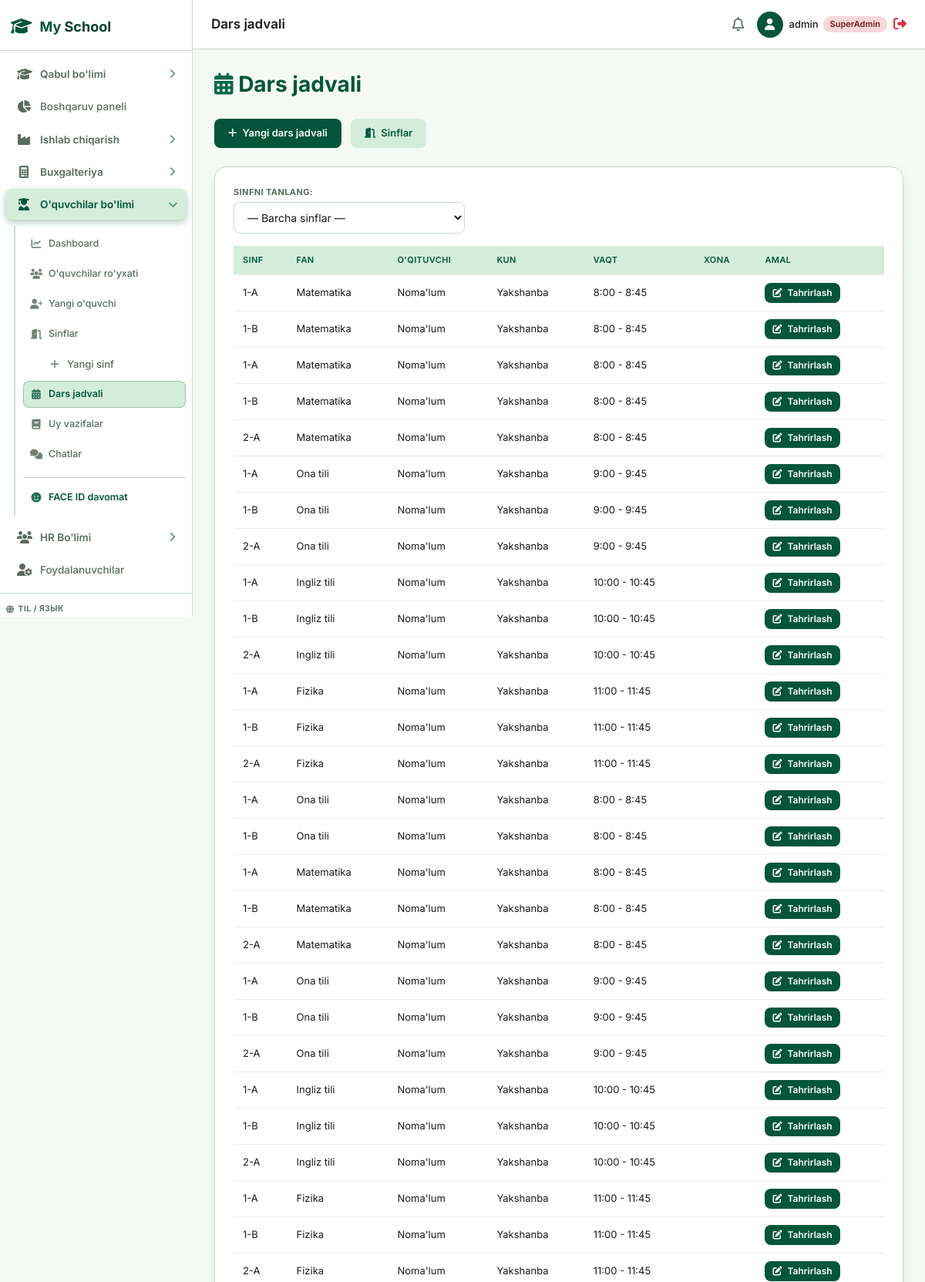
Page /students/schedule/ (signed in, upper part) on the committed database.
### students/models.py (models this page shows, shortened)
class Schedule(models.Model):
    DAYS = [
        (1, 'Dushanba'), (2, 'Seshanba'), (3, 'Chorshanba'),
        (4, 'Payshanba'), (5, 'Juma'), (6, 'Shanba'),
    ]
    classroom = models.ForeignKey(Classroom, on_delete=models.CASCADE, related_name='schedules')
    subject = models.ForeignKey(Subject, on_delete=models.CASCADE)
    teacher = models.ForeignKey(User, null=True, blank=True, on_delete=models.SET_NULL, related_name='teaching_schedules')
    day_of_week = models.IntegerField(choices=DAYS)
    start_time = models.TimeField()
    end_time = models.TimeField()
    class Meta:
        ordering = ['day_of_week', 'start_time']

class Classroom(models.Model):
    name = models.CharField(max_length=100)  # e.g. "5-A"
    grade = models.ForeignKey(Grade, on_delete=models.PROTECT, related_name='classrooms')
    academic_year = models.ForeignKey(AcademicYear, on_delete=models.PROTECT, related_name='classrooms')
    homeroom_teacher = models.ForeignKey(User, null=True, blank=True, on_delete=models.SET_NULL, related_name='homeroom_classes')
    capacity = models.IntegerField(default=30)
    class Meta:
        ordering = ['grade__sort_order', 'name']
        unique_together = ['name', 'academic_year']

class Subject(models.Model):
    name = models.CharField(max_length=100, unique=True)
    code = models.CharField(max_length=20, blank=True)

### students/views.py (the view)
# urls.py: path('schedule/', views.schedule_list, name='students_schedule'),
@login_required
@students_required
def schedule_list(request):
    classroom_filter = request.GET.get('classroom')
    schedules = Schedule.objects.select_related('classroom', 'subject', 'teacher').all()
    if classroom_filter:
        schedules = schedules.filter(classroom_id=classroom_filter)
    classrooms = Classroom.objects.all()
    context = {
        'schedules': schedules,
        'classrooms': classrooms,
        'page_title': 'Dars jadvali',
    }
    return render(request, 'students/schedule_list.html', context)

### students/views.py (called while the page is built)
def _is_students_staff(user):
    if user.is_superuser:
        return True
    return user.groups.filter(name__in=['students_agent', 'students_manager', 'enrollment_agent', 'enrollment_manager']).exists()

### templates/students/schedule_list.html (shortened to what this page needs)
{% extends 'base.html' %}
{% block breadcrumb %}Dars jadvali{% endblock %}
{% block content %}
<h1 style="font-size:28px;margin-bottom:24px;color:#03553B;"><i class="fa-solid fa-calendar-days" style="color:#04684A;"></i> Dars jadvali</h1>
<div style="margin-bottom:24px;display:flex;gap:12px;flex-wrap:wrap;">
  <a href="{% url 'students_schedule_create' %}" class="btn btn-primary" style="background:#03553B;"><i class="fa-solid fa-plus"></i> Yangi dars jadvali</a>
  <a href="{% url 'students_classroom_list' %}" class="btn" style="background:#D4EDDA;color:#03553B;"><i class="fa-solid fa-door-open"></i> Sinflar</a>
</div>
<div class="card" style="background:#fff;border:1px solid #C8DCC8;border-radius:16px;padding:24px;box-shadow:0 4px 12px rgba(3,85,59,0.10);">
  <div class="form-group" style="margin-bottom:16px;">
    <label>Sinfni tanlang:</label>
    <select id="classroomFilter" onchange="filterSchedule()" class="form-control" style="max-width:300px;">
      <option value="">— Barcha sinflar —</option>
    </select>
  </div>
  {% if schedules %}
  <div style="overflow-x:auto;">
    <table class="data-table">
      <thead>
        <tr>
          <th>Sinf</th>
          <th>Fan</th>
          <th>O'qituvchi</th>
          <th>Kun</th>
          <th>Vaqt</th>
          <th>Xona</th>
          <th>Amal</th>
        </tr>
      </thead>
      <tbody>
        {% for schedule in schedules %}
        <tr>
          <td>{{ schedule.classroom.name }}</td>
          <td>{{ schedule.subject.name }}</td>
          <td>{% if schedule.teacher %}{{ schedule.teacher.get_full_name|default:schedule.teacher.username }}{% else %}Noma'lum{% endif %}</td>
          <td>
            {% if schedule.day_of_week == '1' %}Dushanba
            {% elif schedule.day_of_week == '2' %}Seshanba
            {% elif schedule.day_of_week == '3' %}Chorshanba
            {% elif schedule.day_of_week == '4' %}Payshanba
            {% elif schedule.day_of_week == '5' %}Juma
            {% elif schedule.day_of_week == '6' %}Shanbat
            {% else %}Yakshanba{% endif %}
          </td>
          <td>{{ schedule.start_time }} - {{ schedule.end_time }}</td>
          <td>{{ schedule.classroom.room_number }}</td>
          <td>
            <a href="#" class="btn btn-primary" style="font-size:12px;padding:4px 10px;"><i class="fa-solid fa-edit"></i> Tahrirlash</a>
          </td>
        </tr>
        {% endfor %}
      </tbody>
    </table>
  </div>
  {% endif %}
</div>
{% endblock %}

### templates/base.html (shortened to what this page needs)
{% load static %}
<!DOCTYPE html>
<html lang="uz">
<head>
    <link rel="stylesheet" href="https://cdnjs.cloudflare.com/ajax/libs/font-awesome/6.4.0/css/all.min.css">
    <link rel="stylesheet" href="{% static 'css/style.css' %}?v=5">
</head>
<body>
    <div class="app-container">
        <aside class="sidebar" id="appSidebar">
            <div class="sidebar-header">
                <div class="logo-icon"><i class="fa-solid fa-graduation-cap"></i></div>
                <h2>My <span class="highlight">School</span></h2>
            </div>
            <ul class="nav-links">
                {% if is_superadmin or is_enrollment or is_callcentre %}
                <li class="nav-group">
                    <div class="nav-group__head {% if '/enrollment/' in request.path %}active{% endif %}" onclick="toggleSubMenu(this)">
                        <span style="display:flex;align-items:center;gap:12px;">
                            <i class="fa-solid fa-graduation-cap icon-left"></i>
                            <span>Qabul bo'limi</span>
                        </span>
                        <i class="fa-solid fa-chevron-right arrow"></i>
                    </div>
                </li>
                {% endif %}
                {% if is_superadmin %}
                <li>
                    <a href="/" class="{% if request.path == '/' %}active{% endif %}">
                        <i class="fa-solid fa-chart-pie"></i>
                        <span>Boshqaruv paneli</span>
                    </a>
                </li>
                <li class="nav-group">
                    <div class="nav-group__head {% if '/production/' in request.path %}active{% endif %}" onclick="toggleSubMenu(this)">
                        <span style="display:flex;align-items:center;gap:12px;">
                            <i class="fa-solid fa-industry icon-left"></i>
                            <span>Ishlab chiqarish</span>
                        </span>
                        <i class="fa-solid fa-chevron-right arrow"></i>
                    </div>
                </li>
                <li class="nav-group">
                    <div class="nav-group__head {% if '/accounting/' in request.path %}active{% endif %}" onclick="toggleSubMenu(this)">
                        <span style="display:flex;align-items:center;gap:12px;">
                            <i class="fa-solid fa-calculator icon-left"></i>
                            <span>Buxgalteriya</span>
                        </span>
                        <i class="fa-solid fa-chevron-right arrow"></i>
                    </div>
                </li>
                <li class="nav-group">
                    <div class="nav-group__head {% if '/students/' in request.path %}active{% endif %}" onclick="toggleSubMenu(this)">
                        <span style="display:flex;align-items:center;gap:12px;">
                            <i class="fa-solid fa-user-graduate icon-left"></i>
                            <span>O'quvchilar bo'limi</span>
                        </span>
                        <i class="fa-solid fa-chevron-right arrow"></i>
                    </div>
                    <ul class="nav-sub {% if '/students/' in request.path %}open{% endif %}">
                        <li><a href="/students/" class="{% if request.path == '/students/' %}active{% endif %}"><i class="fa-solid fa-chart-line"></i><span>Dashboard</span></a></li>
                        <li><a href="/students/list/" class="{% if '/students/list' in request.path %}active{% endif %}"><i class="fa-solid fa-users"></i><span>O'quvchilar ro'yxati</span></a></li>
                        <li><a href="/students/new/" class="{% if '/students/create' in request.path %}active{% endif %}"><i class="fa-solid fa-user-plus"></i><span>Yangi o'quvchi</span></a></li>
                        <li><a href="/students/classrooms/" class="{% if '/students/classrooms' in request.path %}active{% endif %}"><i class="fa-solid fa-door-open"></i><span>Sinflar</span></a></li>
                        <li><a href="/students/classrooms/new/" class="" style="padding-left:32px;font-size:13px;"><i class="fa-solid fa-plus"></i><span>Yangi sinf</span></a></li>
                        <li><a href="/students/schedule/" class="{% if '/students/schedule' in request.path %}active{% endif %}"><i class="fa-solid fa-calendar-days"></i><span>Dars jadvali</span></a></li>
                        <li><a href="/students/homework/" class="{% if '/students/homework/list' in request.path %}active{% endif %}"><i class="fa-solid fa-book"></i><span>Uy vazifalar</span></a></li>
                        <li><a href="/students/chat/" class="{% if '/students/chat/list' in request.path %}active{% endif %}"><i class="fa-solid fa-comments"></i><span>Chatlar</span></a></li>
                        <li style="margin-top:8px;padding-top:8px;border-top:1px solid var(--border);">
                            <a href="/faceid/students/" class="{% if '/faceid/students' in request.path %}active{% endif %}" style="color:var(--primary);font-weight:600;">
                                <i class="fa-solid fa-face-smile" style="color:var(--primary);"></i><span>FACE ID davomat</span>
                            </a>
                        </li>
                    </ul>
                </li>
                <li class="nav-group">
                    <div class="nav-group__head {% if '/hr/' in request.path %}active{% endif %}" onclick="toggleSubMenu(this)">
                        <span style="display:flex;align-items:center;gap:12px;">
                            <i class="fa-solid fa-users icon-left"></i>
                            <span>HR Bo'limi</span>
                        </span>
                        <i class="fa-solid fa-chevron-right arrow"></i>
                    </div>
                </li>
                <li>
                    <a href="/admin-users/" class="{% if '/admin-users/' in request.path %}active{% endif %}">
                        <i class="fa-solid fa-user-gear"></i>
                        <span>Foydalanuvchilar</span>
                    </a>
                </li>
                {% endif %}
            </ul>
            <div class="sidebar-footer">
                <div class="lang-label"><i class="fa-solid fa-globe"></i> <span>Til / Язык</span></div>
            </div>
        </aside>
        <main class="main-content">
            <header class="topbar">
                <div class="topbar-left">
                    <div class="breadcrumb">{% block breadcrumb %}{% endblock %}</div>
                </div>
                <div class="topbar-actions">
                    <button class="icon-btn"><i class="fa-regular fa-bell"></i></button>
                    <div class="user-profile">
                        <div class="avatar"><i class="fa-solid fa-user"></i></div>
                        <span class="user-name">
                            {{ request.user.username }}
                            {% if is_superadmin %}<span class="badge badge-danger" style="font-size:11px;">SuperAdmin</span>
                            {% elif user_branch %}<span class="badge badge-info" style="font-size:11px;">{{ user_branch.name }}</span>
                            {% elif request.user.groups.all.0 %}<span class="badge badge-warning" style="font-size:11px;">{{ request.user.groups.all.0.name }}</span>
                            {% endif %}
                        </span>
                        <a href="/logout/" style="color:#dc3545;font-size:17px;" title="Chiqish">
                            <i class="fa-solid fa-right-from-bracket"></i>
                        </a>
                    </div>
                </div>
            </header>
            <div class="content-wrapper">
                {% block content %}{% endblock %}
            </div>
        </main>
    </div>
</body>
</html>

### templates/base.html (style rules this page uses)
body { top: 0 !important; }

### rows in the picture
Schedule: classroom.name "1-A", subject.name "Matematika", shows "Noma'lum", day_of_week "Yakshanba", start_time "8:00", end_time "8:45"
Schedule: classroom.name "1-B", subject.name "Matematika", shows "Noma'lum", day_of_week "Yakshanba", start_time "8:00", end_time "8:45"
Schedule: classroom.name "1-A", subject.name "Matematika", shows "Noma'lum", day_of_week "Yakshanba", start_time "8:00", end_time "8:45"
Schedule: classroom.name "1-B", subject.name "Matematika", shows "Noma'lum", day_of_week "Yakshanba", start_time "8:00", end_time "8:45"
Schedule: classroom.name "2-A", subject.name "Matematika", shows "Noma'lum", day_of_week "Yakshanba", start_time "8:00", end_time "8:45"
Schedule: classroom.name "1-A", subject.name "Ona tili", shows "Noma'lum", day_of_week "Yakshanba", start_time "9:00", end_time "9:45"
Schedule: classroom.name "1-B", subject.name "Ona tili", shows "Noma'lum", day_of_week "Yakshanba", start_time "9:00", end_time "9:45"
Schedule: classroom.name "2-A", subject.name "Ona tili", shows "Noma'lum", day_of_week "Yakshanba", start_time "9:00", end_time "9:45"
Schedule: classroom.name "1-A", subject.name "Ingliz tili", shows "Noma'lum", day_of_week "Yakshanba", start_time "10:00", end_time "10:45"
Schedule: classroom.name "1-B", subject.name "Ingliz tili", shows "Noma'lum", day_of_week "Yakshanba", start_time "10:00", end_time "10:45"
Schedule: classroom.name "2-A", subject.name "Ingliz tili", shows "Noma'lum", day_of_week "Yakshanba", start_time "10:00", end_time "10:45"
Schedule: classroom.name "1-A", subject.name "Fizika", shows "Noma'lum", day_of_week "Yakshanba", start_time "11:00", end_time "11:45"
Schedule: classroom.name "1-B", subject.name "Fizika", shows "Noma'lum", day_of_week "Yakshanba", start_time "11:00", end_time "11:45"
Schedule: classroom.name "2-A", subject.name "Fizika", shows "Noma'lum", day_of_week "Yakshanba", start_time "11:00", end_time "11:45"
Schedule: classroom.name "1-A", subject.name "Ona tili", shows "Noma'lum", day_of_week "Yakshanba", start_time "8:00", end_time "8:45"
Schedule: classroom.name "1-B", subject.name "Ona tili", shows "Noma'lum", day_of_week "Yakshanba", start_time "8:00", end_time "8:45"
Schedule: classroom.name "1-A", subject.name "Matematika", shows "Noma'lum", day_of_week "Yakshanba", start_time "8:00", end_time "8:45"
Schedule: classroom.name "1-B", subject.name "Matematika", shows "Noma'lum", day_of_week "Yakshanba", start_time "8:00", end_time "8:45"
Schedule: classroom.name "2-A", subject.name "Matematika", shows "Noma'lum", day_of_week "Yakshanba", start_time "8:00", end_time "8:45"
Schedule: classroom.name "1-A", subject.name "Ona tili", shows "Noma'lum", day_of_week "Yakshanba", start_time "9:00", end_time "9:45"
Schedule: classroom.name "1-B", subject.name "Ona tili", shows "Noma'lum", day_of_week "Yakshanba", start_time "9:00", end_time "9:45"
Schedule: classroom.name "2-A", subject.name "Ona tili", shows "Noma'lum", day_of_week "Yakshanba", start_time "9:00", end_time "9:45"
Schedule: classroom.name "1-A", subject.name "Ingliz tili", shows "Noma'lum", day_of_week "Yakshanba", start_time "10:00", end_time "10:45"
Schedule: classroom.name "1-B", subject.name "Ingliz tili", shows "Noma'lum", day_of_week "Yakshanba", start_time "10:00", end_time "10:45"
Schedule: classroom.name "2-A", subject.name "Ingliz tili", shows "Noma'lum", day_of_week "Yakshanba", start_time "10:00", end_time "10:45"
Schedule: classroom.name "1-A", subject.name "Fizika", shows "Noma'lum", day_of_week "Yakshanba", start_time "11:00", end_time "11:45"
Schedule: classroom.name "1-B", subject.name "Fizika", shows "Noma'lum", day_of_week "Yakshanba", start_time "11:00", end_time "11:45"
Schedule: classroom.name "2-A", subject.name "Fizika", shows "Noma'lum", day_of_week "Yakshanba", start_time "11:00", end_time "11:45"

### other values in the picture
{{ request.user.username }} "admin"
